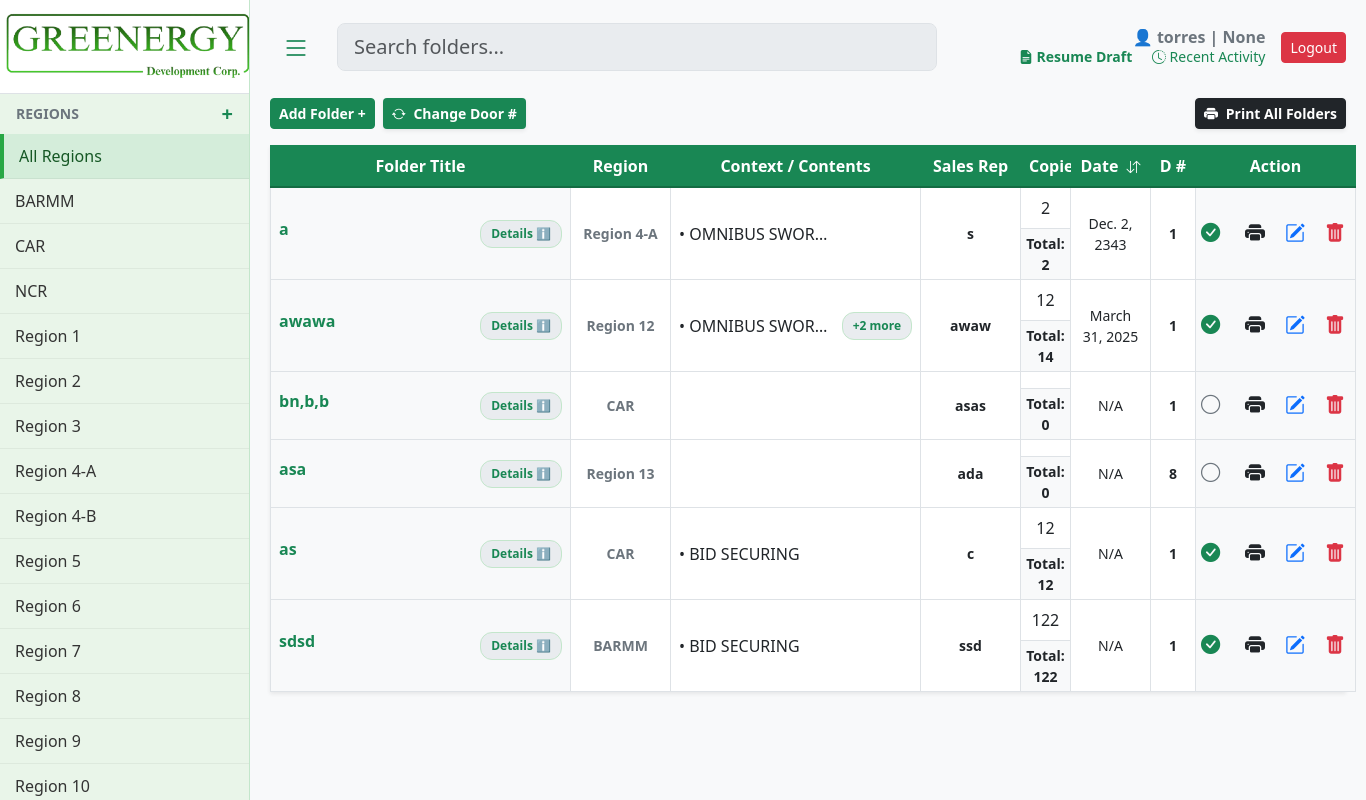
/ (signed in), run on the app's committed database.
### core/models.py (models this page shows, shortened)
class Region(models.Model):
    name = models.CharField(max_length=255, unique=True)

class User(AbstractUser):
    department = models.TextField(blank=True, null=True)

class Envelope(models.Model):
    region = models.ForeignKey(Region, on_delete=models.CASCADE)
    title = models.TextField()
    created_at = models.DateTimeField(auto_now_add=True)
    is_printed = models.BooleanField(default=False)

class Document(models.Model):
    envelope = models.ForeignKey(Envelope, on_delete=models.CASCADE, related_name='documents')
    title = models.TextField(blank=True)
    content_context = models.TextField()
    num_pages = models.IntegerField(default=1)
    date_notarized = models.DateField(null=True, blank=True)
    file_upload = models.FileField(upload_to='docs/', blank=True, null=True)

class EnvelopeMeta(models.Model):
    envelope = models.ForeignKey(Envelope, on_delete=models.CASCADE, related_name='meta_details')
    project_entity = models.TextField(blank=True, null=True)
    procuring_entity = models.TextField(blank=True, null=True)
    sales_name = models.TextField(blank=True, null=True)
    door_number = models.TextField(blank=True, null=True)

### core/views.py (the view, shortened to what this page needs)
# urls.py: path('', views.dashboard, name='dashboard'),
@login_required
def dashboard(request):
    if not Region.objects.exists():
        ph_regions = ["NCR", "CAR", "Region I", "Region II", "Region III", "Region IV-A", "Region IV-B", "Region V", "Region VI", "Region VII", "Region VIII", "Region IX", "Region X", "Region XI", "Region XII", "Region XIII", "BARMM"]
        for r in ph_regions: Region.objects.create(name=r)
    if not DocumentType.objects.exists():
        DocumentType.objects.create(name="SECRETARY'S CERTIFICATE")
        DocumentType.objects.create(name="OMNIBUS SWORN STATEMENT")
    regions = sorted(Region.objects.all(), key=lambda r: [int(t) if t.isdigit() else t.lower() for t in re.split('(\d+)', r.name)])
    doc_types = DocumentType.objects.all().order_by('name')
    selected_region_id = request.GET.get('region')
    envelopes = Envelope.objects.prefetch_related('documents', 'meta_details').annotate(
        latest_doc_date=Max('documents__date_notarized')
    ).order_by(F('latest_doc_date').desc(nulls_last=True), '-id')
    if selected_region_id:
        envelopes = envelopes.filter(region_id=selected_region_id)
    query = request.GET.get('q')
    unique_doors = EnvelopeMeta.objects.values_list('door_number', flat=True).distinct().order_by('door_number')
    for env in envelopes:
        env.total_pages = sum(d.num_pages for d in env.documents.all())
    recent_activity = AuditLog.objects.select_related('user').order_by('-timestamp')[:20]
    return render(request, 'core/dashboard.html', {
        'regions': regions,
        'envelopes': envelopes,
        'doc_types': doc_types,
        'unique_doors': unique_doors, # Passed to template
        'selected_region_id': int(selected_region_id) if selected_region_id else None,
        'user': request.user,
        'recent_activity': recent_activity
    })

### core/templates/core/dashboard.html (shortened to what this page needs)
    {% load static %}
    <!DOCTYPE html>
    <html lang="en">
    <head>
        <link href="https://cdn.jsdelivr.net/npm/bootstrap@5.3.0/dist/css/bootstrap.min.css" rel="stylesheet">
        <link rel="stylesheet" href="https://cdn.jsdelivr.net/npm/bootstrap-icons@1.10.5/font/bootstrap-icons.css">
        <link rel="stylesheet" href="{% static 'core/css/dashboard.css' %}">
    </head>
    <body>
    <div id="wrapper">
        {% include 'core/sidebar.html' %}
        <div id="page-content-wrapper">
            <div class="d-flex justify-content-between align-items-center mb-4">
                <div class="d-flex align-items-center" style="gap: 15px; flex: 1;">
                    <button class="btn btn-outline-success border-0" id="menu-toggle"><i class="bi bi-list fs-3"></i></button>
                    <div class="search-container">
                        <input id="searchInput" class="form-control form-control-lg pe-5" type="text" placeholder="Search folders..." style="background-color: #e9ecef;" autocomplete="off">
                    </div>
                </div>
                <div class="d-flex align-items-center gap-3 ms-3">
                <div class="text-end" style="line-height: 1.2;">
        <span class="fw-bold text-secondary d-block">👤 {{ user.username }} | {{ user.department }}</span>
        <a id="draftIndicator" class="small text-success text-decoration-none fw-bold me-3" style="cursor: pointer;" onclick="openDraftModal()">
            <i class="bi bi-file-earmark-text-fill"></i> Resume Draft
        </a>
        <a href="#" class="small text-success text-decoration-none" data-bs-toggle="modal" data-bs-target="#activityModal">
            <i class="bi bi-clock-history"></i> Recent Activity
        </a>
    </div>
                    <form action="{% url 'logout' %}" method="post">{% csrf_token %}<button type="submit" class="btn btn-danger btn-sm">Logout</button></form>
                </div>
            </div>
            <div class="d-flex justify-content-between align-items-center mb-3">
                <div class="d-flex gap-2 align-items-center">
                    <button class="btn btn-success btn-sm fw-bold" onclick="openEmptyAddModal()">Add Folder +</button>
                    <button class="btn text-white btn-sm fw-bold shadow-sm" style="background-color: #198754;" onclick="openBulkEditModal()">
                        <i class="bi bi-arrow-repeat me-1"></i> Change Door #
                    </button>
                </div>
                <button class="btn btn-dark btn-sm fw-bold shadow-sm" data-bs-toggle="modal" data-bs-target="#printSelectionModal"><i class="bi bi-printer-fill me-1"></i> Print All Folders</button>
            </div>
            <div id="tableContainer" class="shadow-sm" style="background: white; overflow: visible;">
                <table class="table table-bordered custom-table mb-0" id="mainTable">
                    <thead>
                        <tr>
                            <th class="text-center" style="width: 300px;">Folder Title</th>
                            <th class="text-center" style="width: 100px;">Region</th>
                            <th class="text-center" style="width: 250px;">Context / Contents</th>
                            <th class="text-center" style="width: 100px;">Sales Rep</th>
                            <th class="text-center" style="width: 50px;">Copies</th>
                            <th class="text-center sortable" style="width: 80px;" onclick="sortTableByDate()">
                                Date <i id="dateSortIcon" class="bi bi-arrow-down-up small ms-1"></i>
                            </th>
                            <th class="text-center" style="width: 45px;">D #</th>
                            <th class="text-center" style="width: 160px;">Action</th>
                        </tr>
                    </thead>
                    <tbody id="tableBody">
                        {% for env in envelopes %}
                        <tr data-date="{% with env.documents.first as d %}{{ d.date_notarized|date:'Y-m-d'|default:'' }}{% endwith %}"
                            data-index="{{ forloop.counter0 }}">
                            <td class="align-middle bg-light">
                                <div class="d-flex align-items-start justify-content-between w-100 position-relative">
                                    <div class="fw-bold text-success me-2" style="flex: 1; word-break: break-word; white-space: normal; line-height: 1.2;">
                                        {{ env.title }}
                                    </div>
                                    {% if env.meta_details.exists %}
                                        <div class="position-relative more-badge-container flex-shrink-0 ms-1">
                                            <span class="more-badge" onclick="togglePopup('details-popup-{{ env.id }}', event)">Details ℹ️</span>
                                        </div>
                                    {% endif %}
                                </div>
                            </td>
                            <td class="align-middle text-center small fw-bold text-secondary">{{ env.region.name }}</td>
                            <td class="p-2 align-middle">
                                <div class="d-flex justify-content-between align-items-center w-100 position-relative">
                                    <span class="text-dark text-truncate me-2" style="max-width: 65%;">{% if env.documents.first %}• {{ env.documents.first.content_context }}{% endif %}</span>
                                    {% if env.documents.count > 1 %}
                                        <div class="position-relative more-badge-container">
                                            <div class="more-badge" onclick="togglePopup('content-popup-{{ env.id }}', event)">+{{ env.documents.count|add:"-1" }} more</div>
                                        </div>
                                    {% endif %}
                                </div>
                            </td>
                            <td class="align-middle text-center small fw-bold text-dark">{% with env.meta_details.first as m %}{{ m.sales_name|default:"-" }}{% endwith %}</td>
                            <td class="p-0 text-center align-middle">
                                <div class="py-2">{% if env.documents.first %}{{ env.documents.first.num_pages }}{% endif %}</div>
                                <div class="fw-bold bg-light small border-top py-1 w-100">Total: {{ env.total_pages }}</div>
                            </td>
                            <td class="align-middle text-center small">{% with env.documents.first as first_doc %}{{ first_doc.date_notarized|default:"N/A" }}{% endwith %}</td>
                            <td class="align-middle text-center small fw-bold text-dark">{% with env.meta_details.first as m %}{{ m.door_number|default:"-" }}{% endwith %}</td>
                            <td class="align-middle text-center bg-light">
                                <div class="action-cell">
                                    {% if env.is_printed %}
                                        <i class="bi bi-check-circle-fill text-success check-circle" id="check-{{ env.id }}" onclick="togglePrintedStatus({{ env.id }})" title="Mark as Unprinted"></i>
                                    {% else %}
                                        <i class="bi bi-circle text-secondary check-circle" id="check-{{ env.id }}" onclick="togglePrintedStatus({{ env.id }})" title="Mark as Printed"></i>
                                    {% endif %}
                                    <button class="btn-icon text-dark" onclick="prepareSinglePrint({{ env.id }})" title="Print Folder"><i class="bi bi-printer-fill fs-5"></i></button>
                                    <button class="btn-icon text-primary" data-bs-toggle="modal" data-bs-target="#editModal{{ env.id }}" title="Edit Folder"><i class="bi bi-pencil-square fs-5"></i></button>
                                    <button class="btn-icon text-danger" data-bs-toggle="modal" data-bs-target="#deleteModal{{ env.id }}" title="Delete Folder"><i class="bi bi-trash-fill fs-5"></i></button>
                                </div>
                            </td>
                        </tr>
                        {% empty %}<tr><td colspan="8" class="text-center empty-state-cell">No folders found.</td></tr>{% endfor %}
                    </tbody>
                </table>
            </div>
        </div>
    </div>
    </body>
    </html>

### core/templates/core/sidebar.html (shortened to what this page needs)
{% load static %}
<div id="sidebar-wrapper" class="d-flex flex-column">
    <a href="{% url 'dashboard' %}" class="text-decoration-none text-center border-bottom bg-white d-block" style="padding: 0;">
        <img src="{% static 'images/nergy.png' %}" alt="Greenergy" style="width: 100%; height: auto; display: block; margin-bottom: 10px; margin-top: 10px; margin-left: 5px;" >
    </a>
    <div class="d-flex justify-content-between align-items-center px-3 text-secondary" style="margin-top: 5px; margin-bottom: 5px;">
        <span class="small fw-bold">REGIONS</span>
        <a href="#" class="text-success text-decoration-none fw-bold fs-5" data-bs-toggle="modal" data-bs-target="#addRegionModal" title="Add Region">+</a>
    </div>
    <div class="list-group list-group-flush mb-auto">
        <div class="sidebar-item-container {% if not selected_region_id %}active{% endif %}">
            <a href="{% url 'dashboard' %}" class="sidebar-link">All Regions</a>
        </div>
        {% for region in regions %}
        <div class="sidebar-item-container {% if selected_region_id == region.id %}active{% endif %}">
            <a href="?region={{ region.id }}" class="sidebar-link" title="{{ region.name }}">{{ region.name }}</a>
        </div>
        {% endfor %}
    </div>
</div>

### core/static/core/css/dashboard.css (style rules this page uses)
body { background-color: #f8f9fa; font-family: 'Segoe UI', Tahoma, Geneva, Verdana, sans-serif; }
#wrapper { display: flex; width: 100%; align-items: stretch; transition: all 0.3s; }
#sidebar-wrapper { min-width: 250px; max-width: 250px; background-color: #e9f5e9; border-right: 1px solid #c3e6cb; min-height: 100vh; position: fixed; height: 100%; z-index: 1000; overflow-y: auto; }
#page-content-wrapper { width: calc(100% - 250px); margin-left: 250px; padding: 20px; transition: all 0.3s; }
.sidebar-item-container { padding: 10px 15px; color: #333; display: flex; justify-content: space-between; align-items: center; border-bottom: 1px solid rgba(0,0,0,0.05); }
.sidebar-item-container:hover, .sidebar-item-container.active { background-color: #d4edda; border-left: 4px solid #28a745; color: #155724; }
.sidebar-link { text-decoration: none; color: inherit; font-weight: 500; flex-grow: 1; white-space: nowrap; overflow: hidden; text-overflow: ellipsis; }
.custom-table { table-layout: fixed; width: 100%; border-collapse: collapse; }
.custom-table thead { background-color: #198754 !important; border-color: #198754 !important; }
.custom-table thead th { background-color: #198754 !important; color: #ffffff !important; border-bottom: 2px solid #146c43 !important; vertical-align: middle; }
.custom-table td { vertical-align: middle; }
th.sortable { cursor: pointer !important; user-select: none; position: relative; transition: background-color 0.2s; }
.action-cell { display: flex; align-items: center; justify-content: center; gap: 10px; }
.check-circle { cursor: pointer; transition: transform 0.2s; font-size: 1.2rem; }
.more-badge { background-color: #e9ecef; color: #198754; font-size: 0.75rem; padding: 4px 10px; border-radius: 12px; cursor: pointer; font-weight: bold; border: 1px solid #c3e6cb; white-space: nowrap; display: inline-block; transition: 0.2s; }
.btn-icon { border: none; background: transparent; padding: 5px; transition: transform 0.2s; }
.search-container { position: relative; width: 100%; max-width: 600px; }

### data on the page
Region: name "BARMM"
Region: name "CAR"
Region: name "NCR"
Region: name "Region 1"
Region: name "Region 2"
Region: name "Region 3"
Region: name "Region 4-A"
Region: name "Region 4-B"
Region: name "Region 5"
Region: name "Region 6"
Region: name "Region 7"
Region: name "Region 8"
Region: name "Region 9"
Region: name "Region 10"
User: username "torres", department "None"
Envelope: title "a", region.name "Region 4-A", documents.first.content_context "OMNIBUS SWOR…", meta_details.first.sales_name "s", documents.first.num_pages "2", total_pages "2", documents.first.date_notarized "Dec. 2, 2343", meta_details.first.door_number "1"
Envelope: title "awawa", region.name "Region 12", documents.first.content_context "OMNIBUS SWOR…", documents.count|add "2", meta_details.first.sales_name "awaw", documents.first.num_pages "12", total_pages "14", documents.first.date_notarized "March 31, 2025", meta_details.first.door_number "1"
Envelope: title "bn,b,b", region.name "CAR", meta_details.first.sales_name "asas", total_pages "0", documents.first.date_notarized "N/A", meta_details.first.door_number "1"
Envelope: title "asa", region.name "Region 13", meta_details.first.sales_name "ada", total_pages "0", documents.first.date_notarized "N/A", meta_details.first.door_number "8"
Envelope: title "as", region.name "CAR", documents.first.content_context "BID SECURING", meta_details.first.sales_name "c", documents.first.num_pages "12", total_pages "12", documents.first.date_notarized "N/A", meta_details.first.door_number "1"
Envelope: title "sdsd", region.name "BARMM", documents.first.content_context "BID SECURING", meta_details.first.sales_name "ssd", documents.first.num_pages "122", total_pages "122", documents.first.date_notarized "N/A", meta_details.first.door_number "1"
